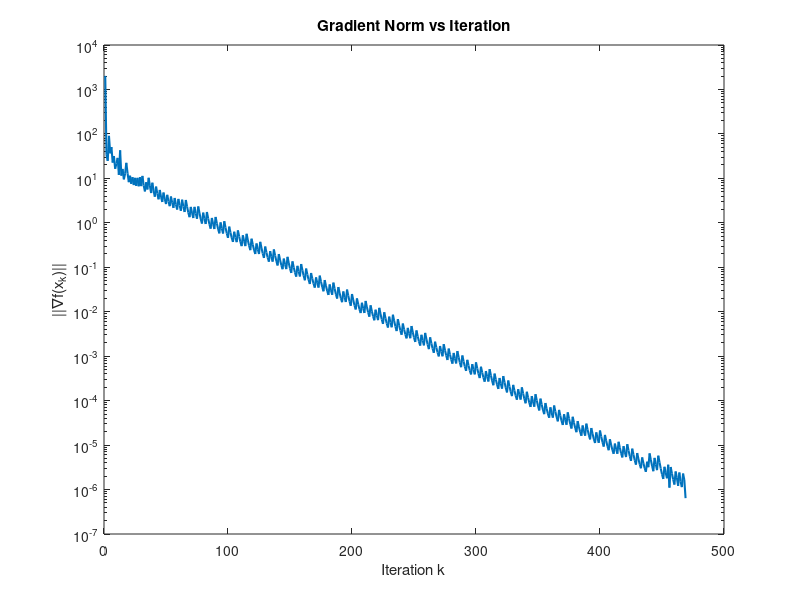
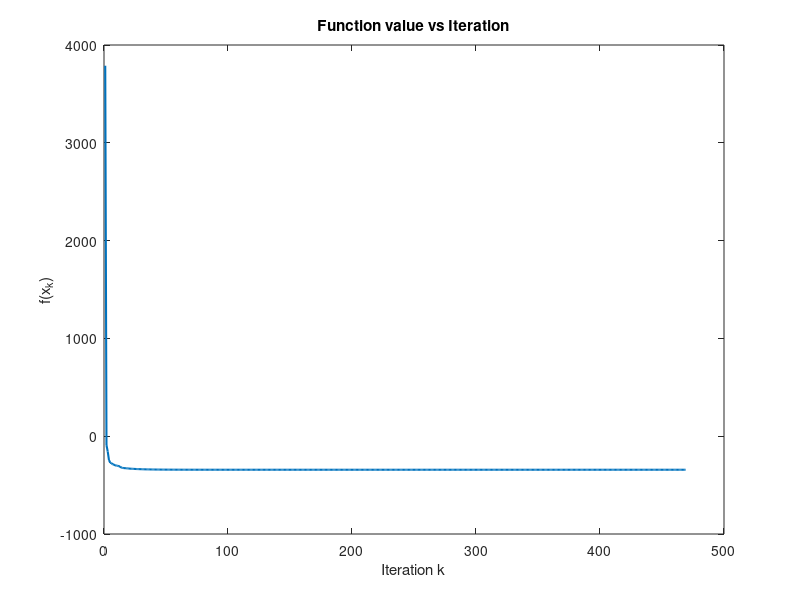

Write MATLAB code to recreate these figures, in order.
% ------------------ Problem setting -----------------------

% x = [x(1), x(2)]
% x(1) = x
% x(2) = y

f = @(x) x(1)^2 - 5*x(1)*x(2) + x(2)^4 - 25*x(1) - 8*x(2);

grad_f = @(x) [2*x(1) - 5*x(2) - 25;
               -5*x(1) + 4*x(2)^3 - 8];

Hessian_f = @(x) [2, -5;
                  -5, 12*x(2)^2];


% ------------------- Initialization -----------------------

eta = 2.0;
epsilon = 1e-3;
tol = 1e-6;
alpha_init = 1.0;

max_iter = 500;
x_0 = [4; 8];   % x = [x, y]
x = x_0;     

f_vals = zeros(max_iter, 1);
grad_norms = zeros(max_iter, 1);

%------------ GD with Goldstein Rule for Line Search --------------

for k = 1: max_iter
    alpha = alpha_init;
    g = grad_f(x);
    d = -g;

    f_vals(k) = f(x);
    grad_norms(k) = norm(g);
    
    if norm(g) < tol     
        break;
    end

    while true
        f_curr = f(x + alpha * d);
        f_low = f(x) + (1 - epsilon) * alpha * g' * d;
        f_up = f(x) + epsilon * alpha * g' * d;

        if (f_low <= f_curr) && (f_curr <= f_up)
            break;
        else
            alpha = alpha / eta;
            if alpha < 1e-10
                fprintf("Alpha is too small!\n");
                break;
            end
        end
     
    end
    
    x = x + alpha * d;
end

%------------------------- Hessian Check --------------------------

x_star = x;
H = Hessian_f(x_star);
eigenvalues = eig(H);

fprintf('Initial point x_0: [%.1f, %.1f]\n', x_0(1), x_0(2));
fprintf('Initial alpha value: %.2f\n', alpha_init);
fprintf('Minimum point x*: (%.4f, %.4f)\n', x_star(1), x_star(2))
fprintf('Final alpha value: %.2f\n', alpha);
fprintf('Gradient norm at solution: %.2e\n', norm(grad_f(x_star)))
fprintf('Eigenvalues of Hessian: %.4f, %.4f\n', eigenvalues)

if all(eigenvalues > 0)
    disp('x* is a local minimum since Hessian is positive definite')
else
    disp('x* is not a stricy local minimum since Hessian is not positive definite')
end

%------------------------ Plot ------------------------------

f_vals = f_vals(1:k);
grad_norms = grad_norms(1:k);

figure;
semilogy(grad_norms, 'LineWidth', 1.5);
xlabel('Iteration k');
ylabel('||∇f(x_k)||');
title('Gradient Norm vs Iteration');

figure;
plot(f_vals, 'LineWidth', 1.5);
xlabel('Iteration k');
ylabel('f(x_k)');
title('Function value vs Iteration');